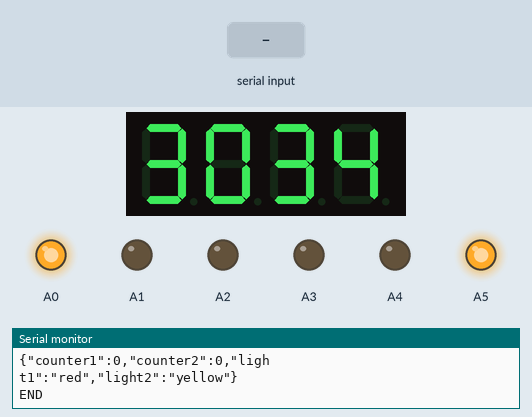
Bench run of a sketch on a simulated Arduino Uno, built with avr-gcc and run on an emulated ATmega328P. Shown: 4-digit seven-segment display, output pins drawn as LEDs (lit = HIGH), the last lines printed to the serial monitor. Wiring (inferred from the names in the program): 4-digit 7-segment display, segments lit when HIGH: segments pin 2, pin 3, pin 4, pin 5, pin 6, pin 7, pin 8; digit selects pin 9, pin 10, pin 11, pin 12. Dashed ring = blinking. The test bench sets the inputs (shaded band). The segment pins are drawn as the display they are named for; pins used as bus, display or sensor lines are not drawn.

Above: at 1.2 s.
1.3 s: "2\n" received over Serial
At 2.1 s:
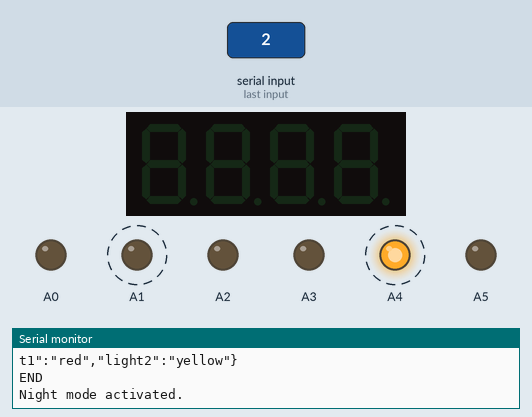
3.8 s: "5\n" received over Serial
At 4.7 s:
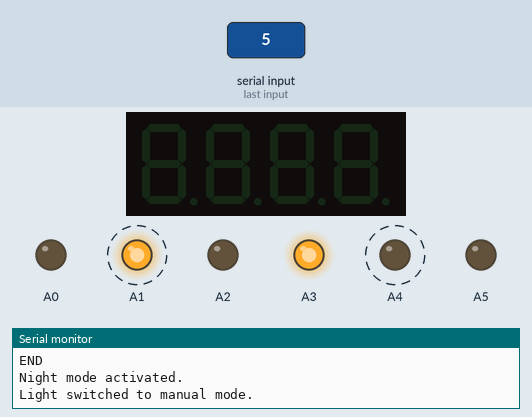
5.8 s: "3\n" received over Serial
At 8.2 s:
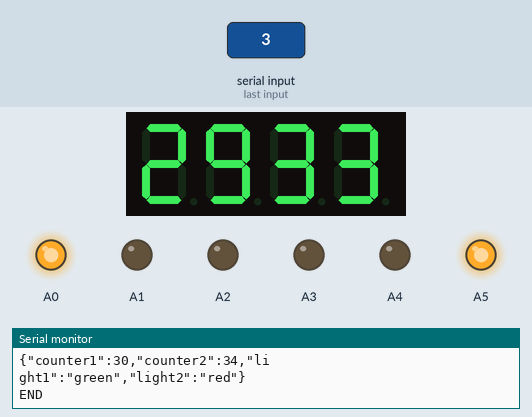
8.8 s: "4\n" received over Serial
At 11.2 s:
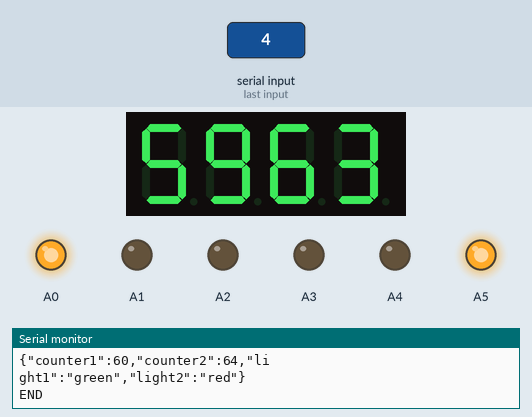
11.8 s: "5\n" received over Serial
At 13.2 s:
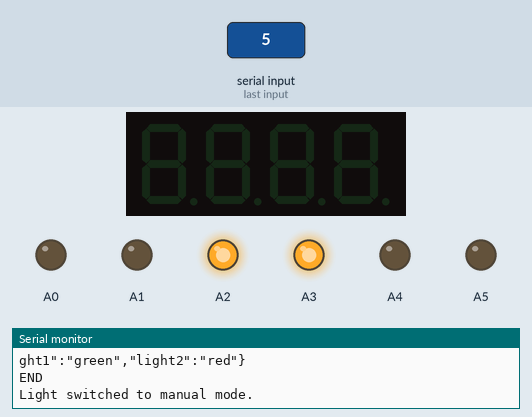
Timing chart, 0 to 14.4 s (numbered marks = the images above; inputs shaded):
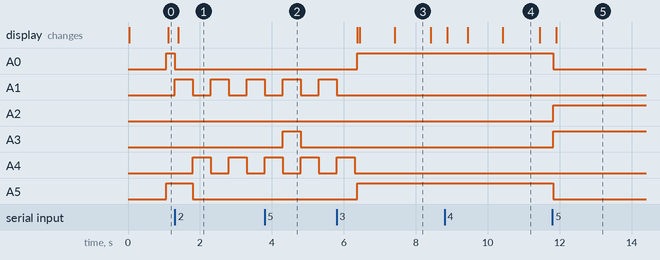

The sketch:

cuoiki_code.ino
```cpp
#include <ArduinoJson.h>
#include "TrafficLight.h"

// Chân kết nối các segment của LED 7 đoạn
const int segmentPins[7] = {2, 3, 4, 5, 6, 7, 8};

// Chân kết nối các chung của 6 LED 7 đoạn
const int digitPins[4] = {9, 10, 11, 12};
int x = 1;
int k = 1;
int currentLight = 1;         // Biến theo dõi đèn hiện tại
bool counting = true;         // Biến để theo dõi trạng thái đếm
bool displayEnabled = true;   // Biến theo dõi hiển thị led 7 đoạn
bool nightModeActive = false; // Biến theo dõi trạng thái chế độ night

// Mảng lưu các giá trị để hiển thị các chữ số 0-9 trên LED 7 đoạn (common cathode)
const byte digitCodes[10] = {
    0b00111111, // 0
    0b00000110, // 1
    0b01011011, // 2
    0b01001111, // 3
    0b01100110, // 4
    0b01101101, // 5
    0b01111101, // 6
    0b00000111, // 7
    0b01111111, // 8
    0b01101111  // 9
};

unsigned long previousMillis = 0; // Biến để lưu thời điểm trước đó
const long interval = 1000;       // Khoảng thời gian giữa các lần cập nhật (300 ms)

int counter1 = 0; // Biến đếm đèn 1
int counter2 = 0; // Biến đếm đèn 2

int dx1 = 30;
int dv1 = 3;
int dd1 = 31;

int dx2 = 27;
int dv2 = 3;
int dd2 = 34;

TrafficLight trafficLight_1(A0, A1, A2, dx1, dv1, dd1);
TrafficLight trafficLight_2(A3, A4, A5, dx2, dv2, dd2);

StaticJsonDocument<500> doc;

void setup()
{
  Serial.begin(9600); // Khởi tạo Serial

  // Thiết lập các chân segment là OUTPUT
  for (int i = 0; i < 7; i++)
  {
    pinMode(segmentPins[i], OUTPUT);
    digitalWrite(segmentPins[i], LOW);
  }

  // Thiết lập các chân digit là OUTPUT
  for (int i = 0; i < 4; i++)
  {
    pinMode(digitPins[i], OUTPUT);
    digitalWrite(digitPins[i], HIGH); // Tắt tất cả các digit ban đầu
  }

  previousMillis = millis();
}

void turnOffAllLEDs()
{
  displayEnabled = false;
  // Tắt tất cả các segment LED 7 đoạn
  for (int i = 0; i < 7; i++)
  {
    digitalWrite(segmentPins[i], LOW);
  }

  // Tắt tất cả các digit
  for (int i = 0; i < 4; i++)
  {
    digitalWrite(digitPins[i], HIGH); // Tắt (common cathode)
  }
}

void turnOnAllLEDs()
{
  displayEnabled = true;
}

void sendCurrentState() {
  doc.clear(); // Xóa dữ liệu document trước khi thêm

  doc["counter1"] = counter1;
  doc["counter2"] = counter2;
  doc["light1"] = (x == 1 ? "red" : (x == 2 ? "green" : "yellow"));
  doc["light2"] = (k == 1 ? "yellow" : (k == 2 ? "red" : "green"));

  String jsonString;
  serializeJson(doc, jsonString);

  // Gửi dữ liệu theo phần để bảo đảm thành công
  for (int i = 0; i < jsonString.length(); i += 32) { // Gửi 32-byte
    Serial.print(jsonString.substring(i, min((int)jsonString.length(), i + 32)));
    Serial.print('\n'); // Thêm kí tự newline để kết thúc mỗi phần
    delay(10); // Delay một khoảng thời gian để dọn dẹp bộ đệm serial
  }
  Serial.print("END\n"); // Đánh dấu kết thúc chuỗi JSON
}

void handleCommand(int command)
{
  switch (command)
  {
  case 1: // Chế độ stop
    counting = false;
    nightModeActive = false; // Tắt night mode
    Serial.println("Counting stopped.");
    break;
  case 2:                   // Chế độ night
    turnOffAllLEDs();       // Tắt tất cả LED
    counting = false;       // Dừng đếm
    nightModeActive = true; // Kích hoạt chế độ night
    Serial.println("Night mode activated.");
    break;
  case 3:                    // Chế độ normal
    counting = true;         // Quay lại chế độ đếm
    nightModeActive = false; // Tắt night mode
    currentLight = 1;
    turnOnAllLEDs();         // Bật lại tất cả LED
    trafficLight_1.normalInterval();
    trafficLight_2.normalInterval();
    x = 1;
    k = 1;
    counter1 = 0;
    counter2 = 0;
    Serial.println("Normal mode activated.");
    break;
  case 4: // Chế độ peak hour
    trafficLight_1.peakHourMode();
    trafficLight_2.peakHourMode();
    x = 1;
    k = 1;
    counter1 = 0;
    counter2 = 0;
    counting = true;         // Quay lại chế độ đếm
    nightModeActive = false; // Tắt night mode
    Serial.println("Peak hour mode activated.");
    break;
  case 5:             // Chế độ manual
    counting = false; // Dừng đếm
    turnOffAllLEDs(); // Tắt tất cả LED
    // Chuyển đổi giữa các chế độ đèn
    if (currentLight == 1) // Đèn 1 đang sáng
    {
      trafficLight_1.redPinActivate();
      trafficLight_2.greenPinActivate();
      currentLight = 2;
    }
    else // Đèn 2 đang sáng
    {
      trafficLight_1.greenPinActivate();
      trafficLight_2.redPinActivate();
      currentLight = 1;
    }
    Serial.println("Light switched to manual mode.");
    break;
  default:
    Serial.println("Invalid command.");
  }
}

void loop()
{
  unsigned long currentMillis = millis();

  // Kiểm tra xem có đủ thời gian trôi qua chưa và trạng thái đếm đang bật
  if (counting && currentMillis - previousMillis >= interval)
  {
    sendCurrentState();
    previousMillis = currentMillis;
    counter1--;
    counter2--;
  }

  // Kiểm tra xem có dữ liệu từ Serial Monitor không
  if (Serial.available() > 0)
  {
    String commandString = Serial.readStringUntil('\n'); // Đọc chuỗi từ Serial
    int command = commandString.toInt();                 // Chuyển đổi chuỗi thành số
    handleCommand(command);
  }

  // Nhấp nháy đèn vàng trong chế độ night
  if (nightModeActive)
  {
    trafficLight_1.yellowPinActivate();
    delay(500); // Bật trong 0.5 giây
    trafficLight_1.pinDeactivate();
    trafficLight_2.yellowPinActivate();
    delay(500); // Tắt trong 0.5 giây
    trafficLight_2.pinDeactivate();
  }

  int digits[4];
  digits[0] = counter1 / 10;
  digits[1] = counter1 % 10;
  digits[2] = counter2 / 10;
  digits[3] = counter2 % 10;

  // Hiển thị từng digit
  if (displayEnabled)
  {
    for (int i = 0; i < 4; i++)
    {
      // Tắt tất cả các digit trước khi bật
      for (int j = 0; j < 4; j++)
      {
        digitalWrite(digitPins[j], HIGH); // Tắt (common cathode)
      }

      // Thiết lập các segment
      byte code = digitCodes[digits[i]];
      for (int s = 0; s < 7; s++)
      {
        digitalWrite(segmentPins[s], (code & (1 << s)) ? HIGH : LOW);
      }

      // Bật digit hiện tại
      digitalWrite(digitPins[i], LOW); // Bật (common cathode)

      // Đợi một khoảng thời gian ngắn để hiển thị
      delay(5);

      // Tắt digit hiện tại
      digitalWrite(digitPins[i], HIGH);
    }
  }

  // Điều khiển đèn giao thông
  if (counter1 < 0)
  {
    if (x == 1)
    {
      trafficLight_1.greenPinActivate();
      x = 2;
      counter1 = trafficLight_1.getGreenPinInterval();
    }
    else if (x == 2)
    {
      trafficLight_1.yellowPinActivate();
      x = 3;
      counter1 = trafficLight_1.getYellowPinInterval();
    }
    else if (x == 3)
    {
      trafficLight_1.redPinActivate();
      counter1 = trafficLight_1.getRedPinInterval();
      x = 1;
    }
  }

  if (counter2 < 0)
  {
    if (k == 1)
    {
      trafficLight_2.redPinActivate();
      k = 2;
      counter2 = trafficLight_2.getRedPinInterval();
    }
    else if (k == 2)
    {
      trafficLight_2.greenPinActivate();
      k = 3;
      counter2 = trafficLight_2.getGreenPinInterval();
    }
    else if (k == 3)
    {
      trafficLight_2.yellowPinActivate();
      counter2 = trafficLight_2.getYellowPinInterval();
      k = 1;
    }
  }
}
```

TrafficLight.cpp
```cpp
#include "TrafficLight.h"

TrafficLight::TrafficLight(int greenPin, int yellowPin, int redPin, int greenPinInterval, int yellowPinInterval, int redPinInterval)
    : _greenPin(greenPin), _yellowPin(yellowPin), _redPin(redPin),
      _greenPinInterval(greenPinInterval), _yellowPinInterval(yellowPinInterval), _redPinInterval(redPinInterval),
      _greenTmpInterval(greenPinInterval), _yellowTmpInterval(yellowPinInterval), _redTmpInterval(redPinInterval)
{
    begin();
}

void TrafficLight::begin()
{
    pinMode(_redPin, OUTPUT);
    pinMode(_yellowPin, OUTPUT);
    pinMode(_greenPin, OUTPUT);
}

void TrafficLight::greenPinActivate()
{
    digitalWrite(_greenPin, HIGH);
    digitalWrite(_yellowPin, LOW);
    digitalWrite(_redPin, LOW);
}

void TrafficLight::yellowPinActivate()
{
    digitalWrite(_yellowPin, HIGH);
    digitalWrite(_greenPin, LOW);
    digitalWrite(_redPin, LOW);
}

void TrafficLight::redPinActivate()
{
    digitalWrite(_redPin, HIGH);
    digitalWrite(_greenPin, LOW);
    digitalWrite(_yellowPin, LOW);
}

void TrafficLight::pinDeactivate()
{
    digitalWrite(_redPin, LOW);
    digitalWrite(_greenPin, LOW);
    digitalWrite(_yellowPin, LOW);
}

int TrafficLight::getGreenPinInterval()
{
    return _greenPinInterval;
}

int TrafficLight::getYellowPinInterval()
{
    return _yellowPinInterval;
}

int TrafficLight::getRedPinInterval()
{
    return _redPinInterval;
}

void TrafficLight::peakHourMode()
{
    _greenPinInterval += 30;
    _yellowPinInterval = _yellowTmpInterval;
    _redPinInterval += 30;
}

void TrafficLight::normalInterval()
{
    _greenPinInterval = _greenTmpInterval;
    _yellowPinInterval = _yellowTmpInterval;
    _redPinInterval = _redTmpInterval;
}

void TrafficLight::updateIntervals(int greenInterval, int yellowInterval, int redInterval)
{
    _greenPinInterval = greenInterval;
    _yellowPinInterval = yellowInterval;
    _redPinInterval = redInterval;
}
```

TrafficLight.h
```cpp
#ifndef TrafficLight_h
#define TrafficLight_h

#include <Arduino.h>

class TrafficLight
{
public:
    TrafficLight(int greenPin, int yellowPin, int redPin, int greenPinInterval, int yellowPinInterval, int redPinInterval);
    void begin();
    void greenPinActivate();
    void yellowPinActivate();
    void redPinActivate();
    void pinDeactivate();
    int getGreenPinInterval();
    int getYellowPinInterval();
    int getRedPinInterval();
    void peakHourMode();
    void normalInterval();
    void updateIntervals(int greenInterval, int yellowInterval, int redInterval);

private:
    int _greenPin, _yellowPin, _redPin;
    int _greenPinInterval, _yellowPinInterval, _redPinInterval;
    int _greenTmpInterval, _yellowTmpInterval, _redTmpInterval;
};

#endif
```

Measured:
- after the input at 1.3 s, A0: HIGH → LOW at once; A1: alternates HIGH for 0.50 s and LOW for 0.50 s, starting at once; A4: alternates HIGH for 0.50 s and LOW for 0.50 s, starting after 0.51 s; A5: HIGH → LOW after 0.51 s
- after the input at 3.8 s, A3: LOW → HIGH after 0.51 s, → LOW 0.50 s later
- after the input at 5.8 s, A0, A5: LOW → HIGH after 0.57 s; A1: goes on until 5.8 s, then stays LOW; A4: goes on until 6.3 s, then stays LOW; the display: first changes after 0.57 s (image 3 shows a later state)
- after the input at 11.8 s, A0, A5: HIGH → LOW at once; A2, A3: LOW → HIGH at once
- what the display in image 3 shows lasts 1.0 s, from 7.4 s to 8.4 s
